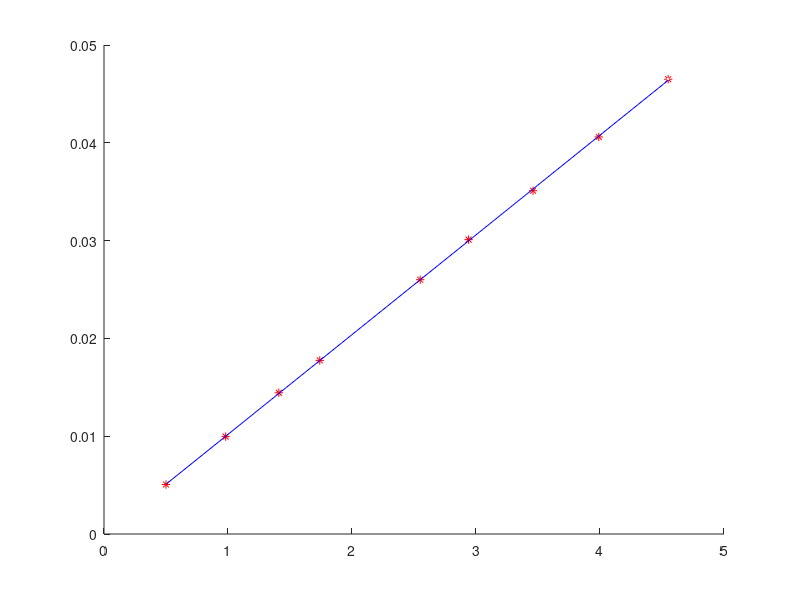

Write MATLAB code to recreate this figure. (Note: this script raises an error after producing the figure.)
%finds a best fit line for a IV curve of a resistor
%Brad Schoenrock

clear all;

a= [5.06;9.96;14.44;17.75;26.00;30.1;35.1;40.6;46.5;];
%current

x= [.500;.981;1.410;1.740;2.550;2.94;3.46;3.99;4.55;];
%voltage

y=a/1000;
n(:,2)=x;
n(:,1)=ones(size(x));
c=n\y;

slope=c(2)
yintercept=c(1)
resval=1/slope;

sp='The Slope Is ';
s=num2str(slope);
st=[sp,s];

si='The Y Intercept Is ';
i=num2str(yintercept);
sti=[si,i];

sr='The Risistor Value Is ';
r=num2str(resval);
str=[sr,r];

xp=[min(x):(max(x)-min(x))/100 :max(x)]';
yp=c(2)*xp+c(1);

figure;
hold on
plot(x,y,'r*');
plot(xp,yp,'b-');
plot(max(x),max(y),'w.');
plot(max(x),max(y),'w.');
plot(max(x),max(y),'w.');
legend('Data','Fitted Line',st,sti,str,2)
legend('boxoff')
t1='I V Curve for a Resistor';
t3='Brad Schoenrock';
t0='\newline';
t=[t1,t0,t3,t0,date];
title(t)
xlabel('voltage, V, (volts)')
ylabel('current, i, (amps)')
